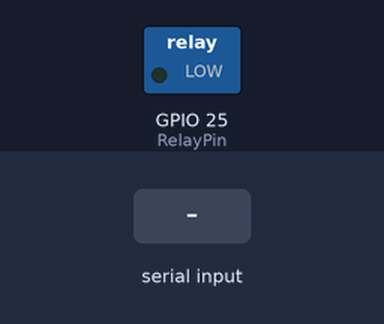
A sketch run on a simulated ESP32. Parts: switched loads named in the sketch (green lamp = pin HIGH). Inputs (shaded band) come from the test bench.

Above: at 1.2 s.
1.3 s: "a" received over Serial
At 1.5 s:
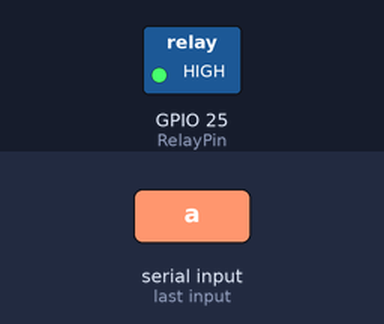
Timing chart, 0 to 4.3 s (numbered marks = the images above; inputs shaded):
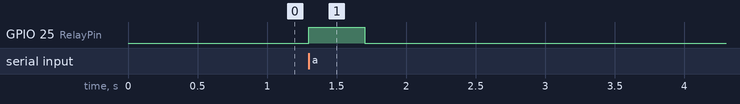

The sketch:

10.1Water-Pump.ino
```cpp
#define RelayPin 25
char content;  //Define a character string as the received value from serial port

void setup() {
  Serial.begin(9600);
  pinMode(RelayPin,OUTPUT);
}

void loop() {
  //Serial.read() receives one byte once. For example, when input "aaa", it receives one "a" at a time for three times in total.
  if(Serial.available() > 0) {
    if (Serial.read() == 'a') //When the input value equals to "a", irrigation begins.
    {
      digitalWrite(RelayPin,HIGH);
      delay(400);//irrigation delay
      digitalWrite(RelayPin,LOW);
      delay(700);
    }
  }
}
```

Measured:
- after the input at 1.3 s, GPIO 25 (RelayPin): LOW → HIGH at once, → LOW 0.40 s later
